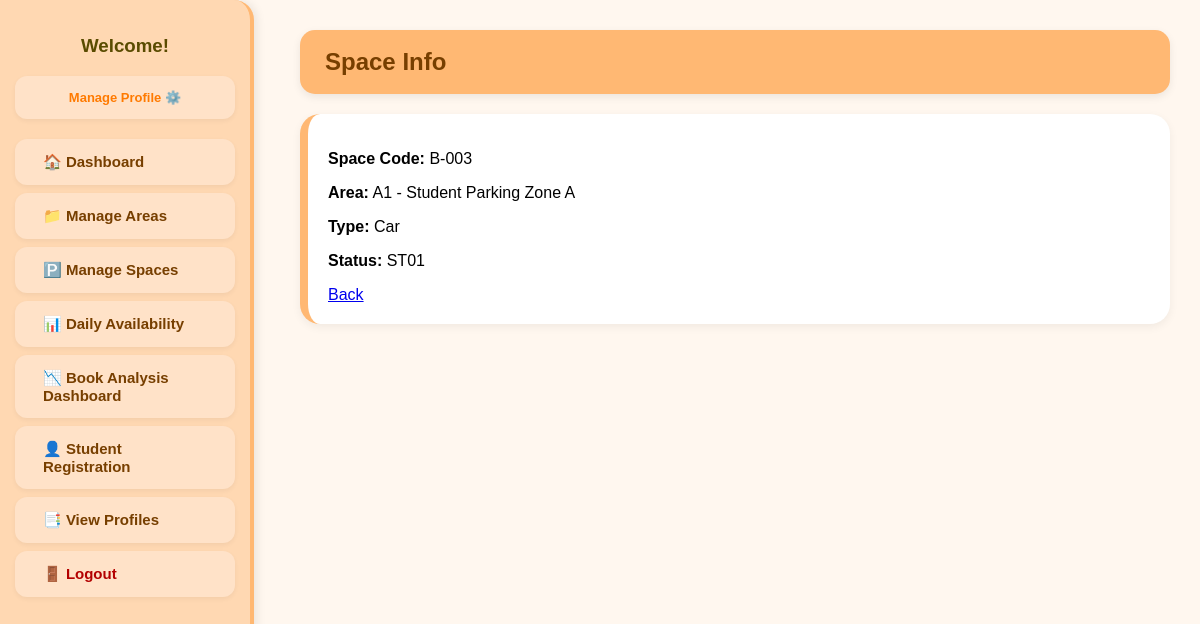
Screenshot of /Module2/space_info.php?id=PS568 with the database file from the repository.
### tables this page shows
CREATE TABLE `parking_space` (
  `ParkingSpaceID` varchar(10) NOT NULL,
  `ParkingAreaID` varchar(10) NOT NULL,
  `StatusID` varchar(10) DEFAULT NULL,
  `SpaceCode` varchar(20) DEFAULT NULL,
  `SpaceType` varchar(20) DEFAULT NULL
);

CREATE TABLE `parking_area` (
  `ParkingAreaID` varchar(10) NOT NULL,
  `AreaCode` varchar(20) DEFAULT NULL,
  `AreaName` varchar(50) DEFAULT NULL,
  `AreaType` varchar(20) DEFAULT NULL,
  `AreaDescription` text DEFAULT NULL,
  `AreaStatus` varchar(20) NOT NULL DEFAULT 'Active',
  `Capacity` int(11) DEFAULT NULL,
  `LocationDesc` varchar(100) DEFAULT NULL
);

### Module2/space_info.php (the view, shortened to what this page needs)
<?php
require '../config.php';
$id = $_GET['id'] ?? '';
$stmt = $conn->prepare("SELECT ps.*, pa.AreaCode, pa.AreaName FROM parking_space ps LEFT JOIN parking_area pa ON ps.ParkingAreaID = pa.ParkingAreaID WHERE ps.ParkingSpaceID = ?");
$stmt->bind_param('s', $id);
$stmt->execute();
$sp = $stmt->get_result()->fetch_assoc();
?>
<!doctype html><html lang="en"><head><meta charset="utf-8"/><title>Space Info</title><link rel="stylesheet" href="../templates/admin_style.css"></head><body>
<?php include_once('../templates/admin_sidebar.php'); ?>
<div class="main-content"><div class="page-box">
  <header class="header">Space Info</header>
  <div class="box">
    <?php if ($sp): ?>
      <p><strong>Space Code:</strong> <?= htmlspecialchars($sp['SpaceCode']) ?></p>
      <p><strong>Area:</strong> <?= htmlspecialchars($sp['AreaCode'] . ' - ' . $sp['AreaName']) ?></p>
      <p><strong>Type:</strong> <?= htmlspecialchars($sp['SpaceType']) ?></p>
      <p><strong>Status:</strong> <?= htmlspecialchars($sp['StatusID']) ?></p>
    <?php else: ?>
      <p>Space not found.</p>
    <?php endif; ?>
    <a class="btn" href="manage_spaces.php">Back</a>
  </div>
</div></div>
</body></html>

### templates/admin_style.css (style rules this page uses)
body { margin: 0; font-family: "Poppins", Arial, sans-serif; background: #FFF7EF; display: flex; }
.main-content { margin-left: 270px; padding: 30px; width: calc(100% - 270px); }
.header { background: #FFB873; padding: 18px 25px; border-radius: 15px; margin-bottom: 20px; font-size: 24px; font-weight: 700; color: #773f00; box-shadow: 0 3px 8px rgba(0,0,0,0.08); }
.box { background: #FFFFFF; padding: 20px; border-radius: 20px; margin-top: 20px; border-left: 8px solid #FFB873; box-shadow: 0 3px 10px rgba(0,0,0,0.06); }

### rows the page displays
parking_space: SpaceCode "B-003", ParkingAreaID.AreaName "A1 - Student Parking Zone A", SpaceType "Car", StatusID "ST01"
